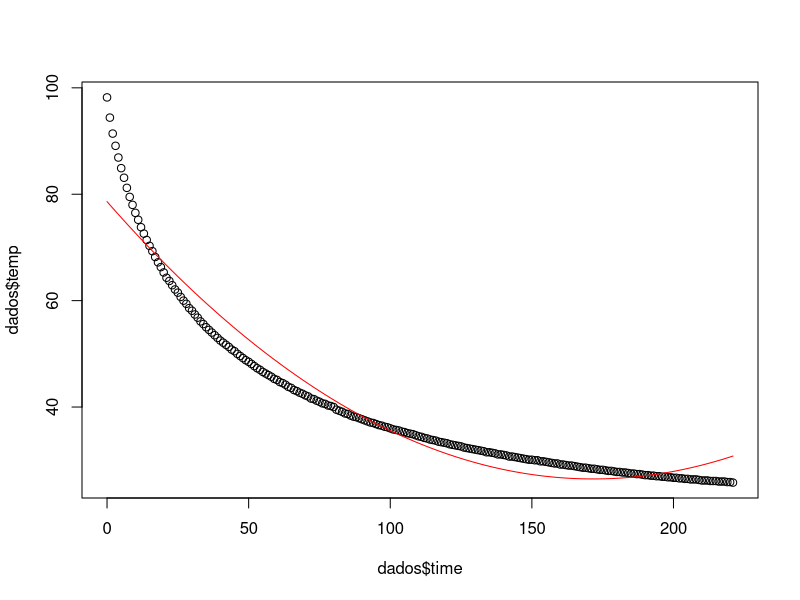

Generate this figure with R:
dados <- read.csv("../../datasets/CoolingWater.csv")
head(dados)
modelo <- lm(temp ~ poly(time, 2), data = dados)
summary(modelo)
# y = 40.3671-206.6053x+96.7949x
plot(dados$temp ~ dados$time)

# Gera a predição
predicao <- predict(modelo, dados)

# Curva estimada
lines(y = predicao, x = dados$time, type="l", col = "red")
